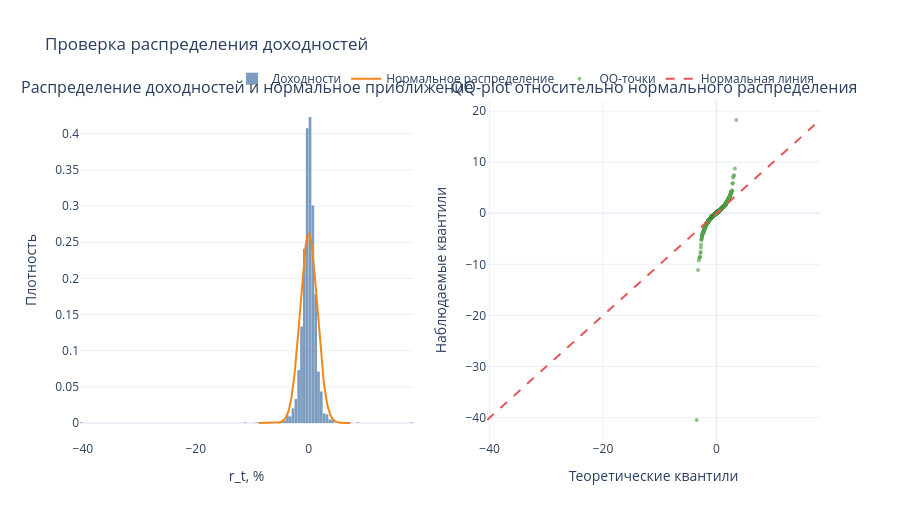

Write notebook code for a chart like this one.
### Markdown cell above
Для моделей волатильности особенно важны асимметрия и эксцесс. Асимметрия показывает, отличаются ли левый и правый хвосты распределения. Эксцесс выше 3 означает тяжелые хвосты, то есть более частые экстремальные наблюдения по сравнению с нормальным распределением.

Jarque-Bera используется здесь как формальная проверка нормальности. Если нормальность отвергается, это будет аргументом в пользу t-критерия в GARCH-модели.

### Code cell
x_grid = np.linspace(ret.quantile(0.001), ret.quantile(0.999), 600)
normal_pdf = stats.norm.pdf(x_grid, ret.mean(), ret.std())
osm, osr = stats.probplot(ret, dist="norm", fit=False)

fig = make_subplots(rows=1, cols=2, subplot_titles=(
    "Распределение доходностей и нормальное приближение",
    "QQ-plot относительно нормального распределения",
))

fig.add_trace(go.Histogram(x=ret, histnorm="probability density", nbinsx=120,
                           name="Доходности", marker_color="#4c78a8", opacity=0.72), row=1, col=1)
fig.add_trace(go.Scatter(x=x_grid, y=normal_pdf, mode="lines", name="Нормальное распределение",
                         line=dict(color="#f58518", width=2)), row=1, col=1)

q_min = min(np.min(osm), np.min(osr))
q_max = max(np.max(osm), np.max(osr))
fig.add_trace(go.Scatter(x=osm, y=osr, mode="markers", name="QQ-точки",
                         marker=dict(size=4, color="#54a24b", opacity=0.65)), row=1, col=2)
fig.add_trace(go.Scatter(x=[q_min, q_max], y=[q_min, q_max], mode="lines", name="Нормальная линия",
                         line=dict(color="#e45756", dash="dash")), row=1, col=2)

fig.update_layout(title="Проверка распределения доходностей", height=520, bargap=0.03,
                  legend=dict(orientation="h", yanchor="bottom", y=1.02, xanchor="right", x=1))
fig.update_xaxes(title_text="r_t, %", row=1, col=1)
fig.update_yaxes(title_text="Плотность", row=1, col=1)
fig.update_xaxes(title_text="Теоретические квантили", row=1, col=2)
fig.update_yaxes(title_text="Наблюдаемые квантили", row=1, col=2)
fig.show()

### Figure 1 — Plotly figure (JSON) as saved in the notebook; plotly's stock layout.template omitted (floating-point values rounded to 4 significant figures; data arrays with more than 128 entries replaced by an {"elided": "..."} marker saying what was removed)
{"data": [{"histnorm": "probability density", "marker": {"color": "#4c78a8"}, "name": "Доходности", "nbinsx": 120, "opacity": 0.72, "x": {"elided": "2845 float values"}, "type": "histogram", "xaxis": "x", "yaxis": "y"}, {"line": {"color": "#f58518", "width": 2}, "mode": "lines", "name": "Нормальное распределение", "x": {"elided": "600 float values"}, "y": {"elided": "600 float values"}, "type": "scatter", "xaxis": "x", "yaxis": "y"}, {"marker": {"color": "#54a24b", "opacity": 0.65, "size": 4}, "mode": "markers", "name": "QQ-точки", "x": {"elided": "2845 float values"}, "y": {"elided": "2845 float values"}, "type": "scatter", "xaxis": "x2", "yaxis": "y2"}, {"line": {"color": "#e45756", "dash": "dash"}, "mode": "lines", "name": "Нормальная линия", "x": [-40.47, 18.26], "y": [-40.47, 18.26], "type": "scatter", "xaxis": "x2", "yaxis": "y2"}], "layout": {"xaxis": {"anchor": "y", "domain": [0.0, 0.45], "title": {"text": "r_t, %"}}, "yaxis": {"anchor": "x", "domain": [0.0, 1.0], "title": {"text": "Плотность"}}, "xaxis2": {"anchor": "y2", "domain": [0.55, 1.0], "title": {"text": "Теоретические квантили"}}, "yaxis2": {"anchor": "x2", "domain": [0.0, 1.0], "title": {"text": "Наблюдаемые квантили"}}, "annotations": [{"font": {"size": 16}, "showarrow": false, "text": "Распределение доходностей и нормальное приближение", "x": 0.225, "xanchor": "center", "xref": "paper", "y": 1.0, "yanchor": "bottom", "yref": "paper"}, {"font": {"size": 16}, "showarrow": false, "text": "QQ-plot относительно нормального распределения", "x": 0.775, "xanchor": "center", "xref": "paper", "y": 1.0, "yanchor": "bottom", "yref": "paper"}], "legend": {"orientation": "h", "yanchor": "bottom", "y": 1.02, "xanchor": "right", "x": 1}, "title": {"text": "Проверка распределения доходностей"}, "height": 520, "bargap": 0.03}}
